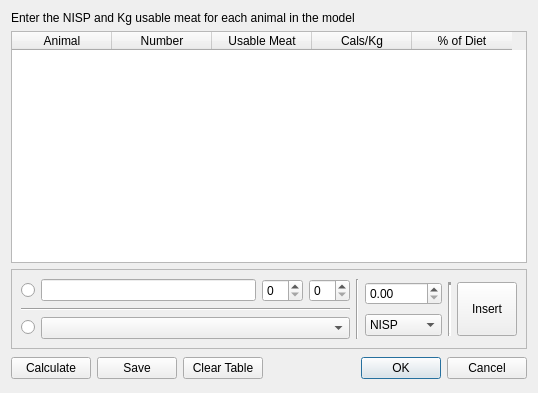
<ui version="4.0" >
 <class>LaAssemblageConversionBase</class>
 <widget class="QDialog" name="LaAssemblageConversionBase" >
  <property name="geometry" >
   <rect>
    <x>0</x>
    <y>0</y>
    <width>529</width>
    <height>393</height>
   </rect>
  </property>
  <property name="windowTitle" >
   <string>Assemblage Conversion Utility</string>
  </property>
  <property name="windowIcon" >
   <iconset resource="../resources/resources.qrc" >:/la_icon_small.png</iconset>
  </property>
  <layout class="QGridLayout" >
   <item row="0" column="0" colspan="4" >
    <widget class="QLabel" name="label" >
     <property name="text" >
      <string>Enter the NISP and Kg usable meat for each animal in the model</string>
     </property>
    </widget>
   </item>
   <item row="1" column="0" colspan="5" >
    <widget class="QTableWidget" name="tblAnimals" >
     <property name="toolTip" >
      <string/>
     </property>
     <property name="whatsThis" >
      <string/>
     </property>
     <property name="alternatingRowColors" >
      <bool>true</bool>
     </property>
     <property name="selectionMode" >
      <enum>QAbstractItemView::SingleSelection</enum>
     </property>
     <property name="selectionBehavior" >
      <enum>QAbstractItemView::SelectRows</enum>
     </property>
     <property name="showGrid" >
      <bool>false</bool>
     </property>
     <column>
      <property name="text" >
       <string>Animal</string>
      </property>
     </column>
     <column>
      <property name="text" >
       <string>Number</string>
      </property>
     </column>
     <column>
      <property name="text" >
       <string>Usable Meat</string>
      </property>
     </column>
     <column>
      <property name="text" >
       <string>Cals/Kg</string>
      </property>
     </column>
     <column>
      <property name="text" >
       <string>% of Diet</string>
      </property>
     </column>
    </widget>
   </item>
   <item row="2" column="0" colspan="5" >
    <widget class="QFrame" name="frame" >
     <property name="minimumSize" >
      <size>
       <width>400</width>
       <height>70</height>
      </size>
     </property>
     <property name="frameShape" >
      <enum>QFrame::StyledPanel</enum>
     </property>
     <property name="frameShadow" >
      <enum>QFrame::Raised</enum>
     </property>
     <layout class="QGridLayout" >
      <item row="0" column="0" >
       <layout class="QHBoxLayout" >
        <item>
         <layout class="QGridLayout" >
          <item row="0" column="0" >
           <widget class="QRadioButton" name="rbManual" >
            <property name="text" >
             <string/>
            </property>
           </widget>
          </item>
          <item row="0" column="1" >
           <widget class="QLineEdit" name="leAnimal" >
            <property name="toolTip" >
             <string>&lt;html>&lt;head>&lt;meta name="qrichtext" content="1" />&lt;style type="text/css">
p, li { white-space: pre-wrap; }
&lt;/style>&lt;/head>&lt;body style=" font-family:'Sans Serif'; font-size:9pt; font-weight:400; font-style:normal;">
&lt;p style=" margin-top:0px; margin-bottom:0px; margin-left:0px; margin-right:0px; -qt-block-indent:0; text-indent:0px;">Animal Name&lt;/p>&lt;/body>&lt;/html></string>
            </property>
           </widget>
          </item>
          <item row="0" column="2" >
           <widget class="QSpinBox" name="sbUsableMeat" />
          </item>
          <item row="0" column="3" >
           <widget class="QSpinBox" name="sbCalsPerKg" />
          </item>
          <item row="1" column="0" colspan="4" >
           <widget class="Line" name="line" >
            <property name="orientation" >
             <enum>Qt::Horizontal</enum>
            </property>
           </widget>
          </item>
          <item row="2" column="0" >
           <widget class="QRadioButton" name="rbAuto" >
            <property name="text" >
             <string/>
            </property>
           </widget>
          </item>
          <item row="2" column="1" colspan="3" >
           <widget class="QComboBox" name="cboAnimal" />
          </item>
          <item rowspan="3" row="0" column="4" >
           <widget class="Line" name="line_4" >
            <property name="orientation" >
             <enum>Qt::Vertical</enum>
            </property>
           </widget>
          </item>
         </layout>
        </item>
        <item>
         <layout class="QGridLayout" >
          <item row="0" column="0" >
           <widget class="QDoubleSpinBox" name="dsbNumber" />
          </item>
          <item rowspan="2" row="0" column="1" >
           <widget class="Line" name="line_2" >
            <property name="lineWidth" >
             <number>3</number>
            </property>
            <property name="orientation" >
             <enum>Qt::Vertical</enum>
            </property>
           </widget>
          </item>
          <item rowspan="2" row="0" column="2" >
           <widget class="QPushButton" name="pbnInsert" >
            <property name="sizePolicy" >
             <sizepolicy vsizetype="Preferred" hsizetype="Fixed" >
              <horstretch>0</horstretch>
              <verstretch>0</verstretch>
             </sizepolicy>
            </property>
            <property name="minimumSize" >
             <size>
              <width>50</width>
              <height>0</height>
             </size>
            </property>
            <property name="maximumSize" >
             <size>
              <width>60</width>
              <height>16777215</height>
             </size>
            </property>
            <property name="text" >
             <string>Insert</string>
            </property>
           </widget>
          </item>
          <item row="1" column="0" >
           <widget class="QComboBox" name="cboNumber" >
            <item>
             <property name="text" >
              <string>NISP</string>
             </property>
            </item>
            <item>
             <property name="text" >
              <string>MNI</string>
             </property>
            </item>
            <item>
             <property name="text" >
              <string>Kg Bone</string>
             </property>
            </item>
           </widget>
          </item>
         </layout>
        </item>
       </layout>
      </item>
     </layout>
    </widget>
   </item>
   <item row="3" column="0" >
    <widget class="QPushButton" name="pbnCalculate" >
     <property name="text" >
      <string>Calculate</string>
     </property>
    </widget>
   </item>
   <item row="3" column="1" >
    <widget class="QPushButton" name="pbnSave" >
     <property name="text" >
      <string>Save</string>
     </property>
    </widget>
   </item>
   <item row="3" column="2" >
    <widget class="QPushButton" name="pbnClearTable" >
     <property name="text" >
      <string>Clear Table</string>
     </property>
    </widget>
   </item>
   <item row="3" column="3" >
    <spacer>
     <property name="orientation" >
      <enum>Qt::Horizontal</enum>
     </property>
     <property name="sizeHint" >
      <size>
       <width>121</width>
       <height>27</height>
      </size>
     </property>
    </spacer>
   </item>
   <item row="3" column="4" >
    <widget class="QDialogButtonBox" name="buttonBox" >
     <property name="orientation" >
      <enum>Qt::Horizontal</enum>
     </property>
     <property name="standardButtons" >
      <set>QDialogButtonBox::Cancel|QDialogButtonBox::NoButton|QDialogButtonBox::Ok</set>
     </property>
    </widget>
   </item>
  </layout>
 </widget>
 <resources>
  <include location="../resources/resources.qrc" />
 </resources>
 <connections>
  <connection>
   <sender>buttonBox</sender>
   <signal>accepted()</signal>
   <receiver>LaAssemblageConversionBase</receiver>
   <slot>accept()</slot>
   <hints>
    <hint type="sourcelabel" >
     <x>433</x>
     <y>371</y>
    </hint>
    <hint type="destinationlabel" >
     <x>157</x>
     <y>274</y>
    </hint>
   </hints>
  </connection>
  <connection>
   <sender>buttonBox</sender>
   <signal>rejected()</signal>
   <receiver>LaAssemblageConversionBase</receiver>
   <slot>reject()</slot>
   <hints>
    <hint type="sourcelabel" >
     <x>433</x>
     <y>377</y>
    </hint>
    <hint type="destinationlabel" >
     <x>286</x>
     <y>274</y>
    </hint>
   </hints>
  </connection>
 </connections>
</ui>
